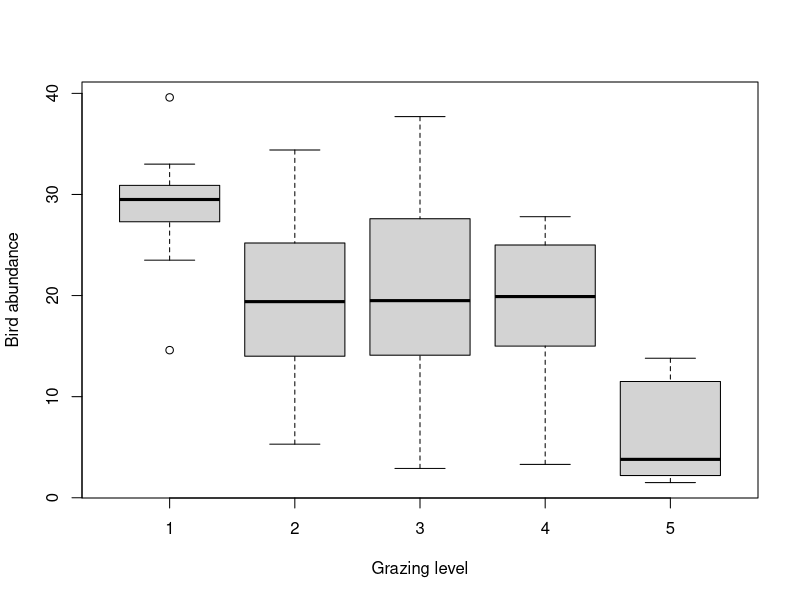
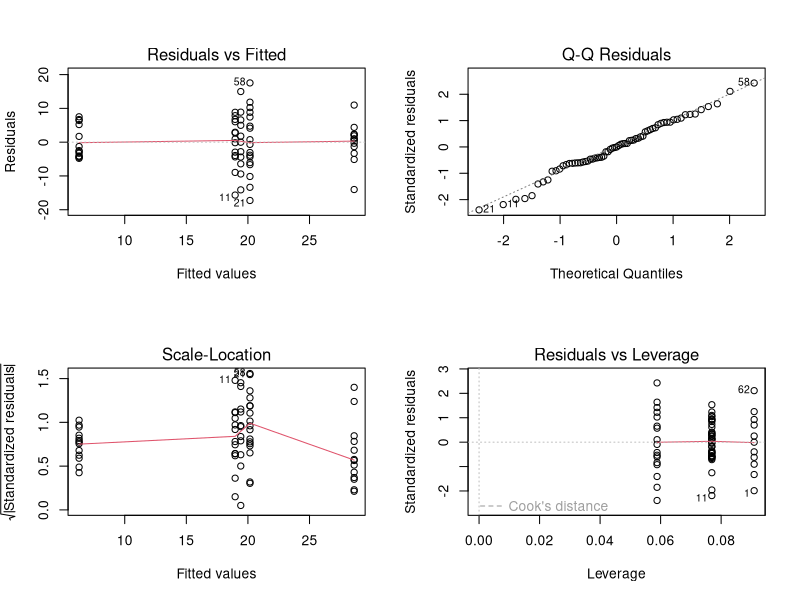
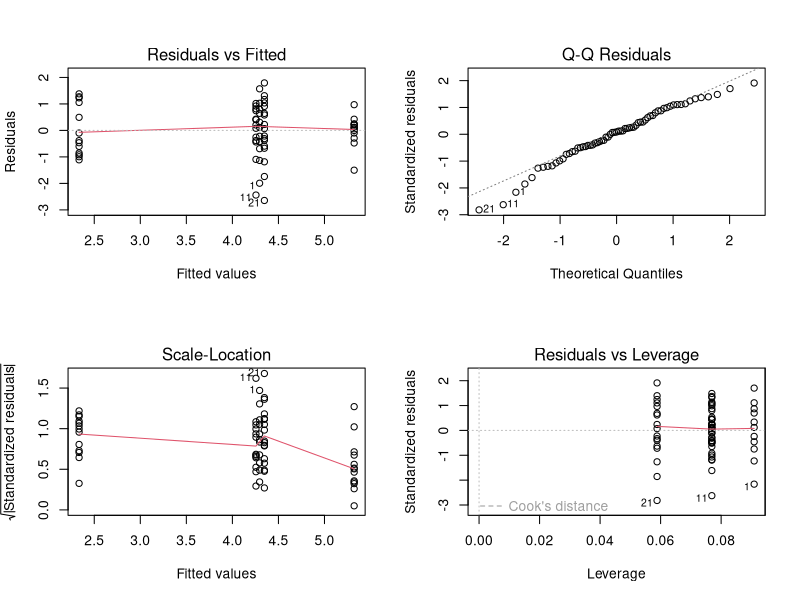
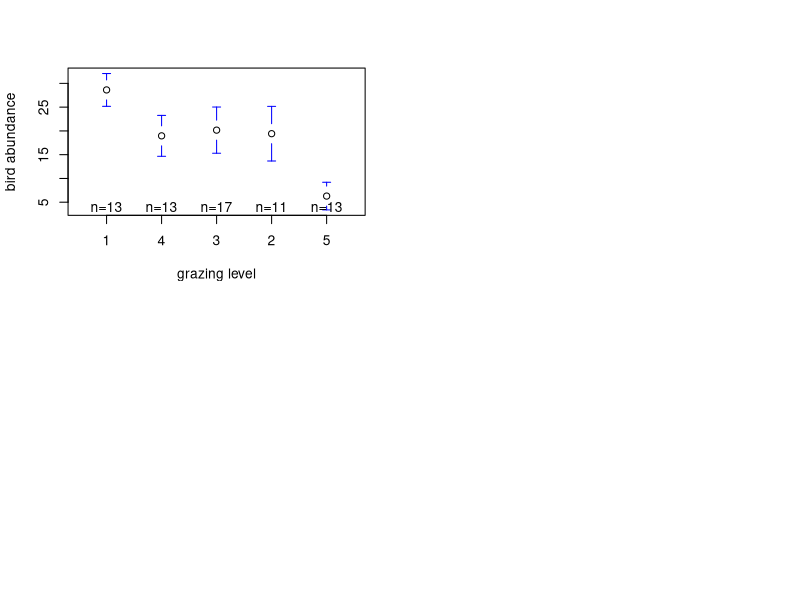
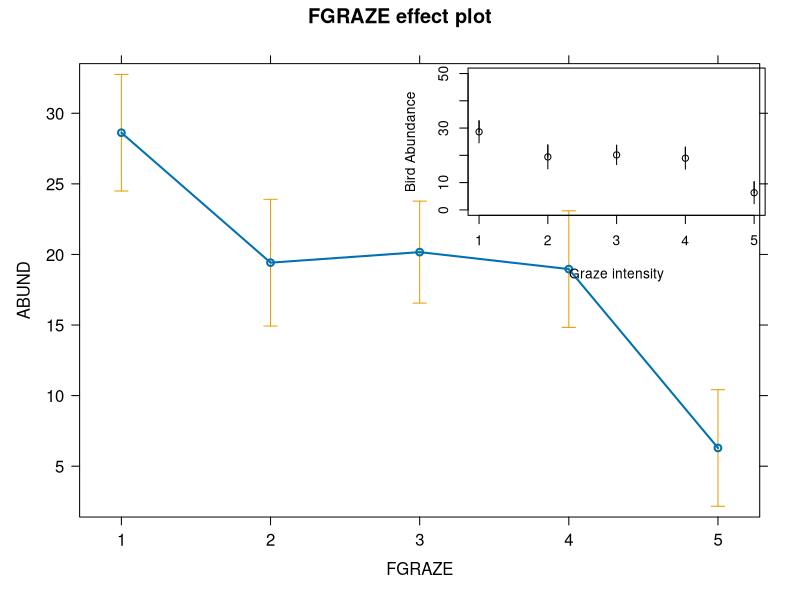

Reproduce these figures in R, in order.
## ---- chunk 1
knitr::opts_chunk$set(echo=TRUE, message = FALSE, warning = FALSE, eval = FALSE, cache = FALSE)
## ---- chunk 2
loyn <- read.table("./data/loyn.txt", header = TRUE)
str(loyn)
## ---- chunk 3
# create factor GRAZE as it was originally coded as an integer
loyn$FGRAZE <- factor(loyn$GRAZE)

# check this
class(loyn$FGRAZE)
## ---- chunk 4
boxplot(ABUND ~ FGRAZE, xlab = "Grazing level", ylab = "Bird abundance", data = loyn)

# mean bird abundance for each level of FGRAZE
tapply(loyn$ABUND, loyn$FGRAZE, mean, na.rm = TRUE)

# it looks from this plot and the table of means that the bird abundance is lowest for FGRAZE level 5 and 
# highest for level 1. The bird abundance for levels 2, 3 and 4 all look similar.
# so in terms of differences in ABUND between groups we might expect FGRAZE level 5 to be different from
# the other grazing intensity group and possibly FGRAZE level 1 to be different from graze level 2,3 and 4
# but this is not particularly clear. We might also expect there to be no differences between grazing 
# levels 2,3 and 4. 
## ---- chunk 5
birds.lm <- lm(ABUND ~ FGRAZE, data = loyn)
## ---- chunk 6
anova(birds.lm)

# null hypothesis : There is no difference in the mean bird abundance between the 
# five levels of grazing.
# the p value is very small therefore reject this null hypothesis. In other words
# there is a difference in the mean bird abundance between grazing intensity levels.

# for a report you might write something like:
# there was a significant difference in the mean abundance of birds between the five levels
# of grazing intensity (F_4,51 = 15.27, p < 0.0001)
## ---- chunk 7
summary(birds.lm)

# Here the intercept (baseline) is the mean abundance of birds for FGRAZE level 1.
# the null hypothesis for the intercept is that the intercept = 0.
# As the p value (p < 2e-16) is very small we reject this null hypothesis and conclude that the
# intercept is significantly different from 0. However, from a biological perspective this
# is not a particularly informative hypothesis to test.

# the remaining estimates are differences (contrasts) between each level and the 
# baseline. For example the FGRAZE2 estimate is - 6.67 and therefore there are 6.6 fewer 
# birds on average in graze level 2 compared to graze level 1. This difference is however 
# not significantly different from zero (p = 0.0537). 

# The difference between graze level 3 (FGRAZE3) and graze level 1 (intercept) is 
# -7.34 (7.34 fewer birds in graze 3 compared to graze 1). This difference is significantly 
# different from 0 (p = 0.013) and therefore the mean abundance of birds in graze level 1 is
# significantly different from graze level 1.

# The difference between graze level 4 (FGRAZE4) and graze level 1 (intercept) is 
# -8.05 (8.05 fewer birds in graze 4 compared to graze 1). This difference is significantly 
# different from 0 (p = 0.026) and therefore the mean abundance of birds in graze level 1 is
# significantly different from graze level 4.

# The difference between graze level 5 (FGRAZE5) and graze level 1 (intercept) is 
# -22.33 (22.33 fewer birds in graze 5 compared to graze 1). This difference is significantly 
# different from 0 (p = 6.85e-10) and therefore the mean abundance of birds in graze level 1 is
# significantly different from graze level 5.
## ---- chunk 8
# Set FGRAZE level 2 to be the intercept

loyn$FGRAZE <- relevel(loyn$FGRAZE, ref = "2")
birds.lm2 <- lm(ABUND ~ FGRAZE, data = loyn)
summary(birds.lm2)

# The intercept is now FGRAZE level 2, we can now compare between levels '2 and 3', '2 and 4', and '2 and 5'
# Also note that the rest of the model output (R^2, F, DF etc) is the same as the previous model (i.e. its 
# the same model we have just changed the intercept and therefore the contrasts).

loyn$FGRAZE <- relevel(loyn$FGRAZE, ref = "3")
birds.lm3 <- lm(ABUND ~ FGRAZE, data = loyn)
summary(birds.lm3)

# The intercept is now FGRAZE level 3, we can now compare between levels '3 and 4', 'and 3 and 5'

loyn$FGRAZE <- relevel(loyn$FGRAZE, ref = "4")
birds.lm4 <- lm(ABUND ~ FGRAZE, data = loyn)
summary(birds.lm4)

# The intercept is now FGRAZE level 4, we can now compare between levels '4 and 5'
## ---- chunk 9
# The multiple R-squared value is 0.545 and therefore 54.5% of
# the variation in ABUND is explained by FGRAZE
## ---- chunk 10
# first split the plotting device into 2 rows and 2 columns
par(mfrow = c(2,2))

# now create the residuals plots
plot(birds.lm)

# To test the normality of residuals assumption we use the Normal Q-Q plot. Although the majority of the residuals 
# lie along the 1:1 line there are five residuals which are all below the line resulting in reasonably substantial 
# negative residuals. This suggest that the model does not fit these observation very well.

# Looking at the homogeneity of variance assumption (Residuals vs Fitted and Scale-Location plot) you can see the 
# five columns of residuals corresponding to the fitted values for the five grazing levels. Again, things don't look 
# great. The spread for the lower fitted values (left side of the plot) is much narrower when compared to the other groups.
# This suggests that the homogeneity of variance assumption is not met (i.e. the variances are not the same). The same cluster
# of negative residuals we spotted in the Normal Q-Q plot also appears in the Residuals vs Fitted plot suggesting that it is
# these residuals that are responsible.

# The only real good news is that there doesn't appear to be any influential or unusual residuals as indicated in the 
# Residuals vs Leverage plot.  

# So what to do? You could go back and check the original field notebook data to see if a
# transcribing mistake has been made (seems unlikely and you dont have this luxury anyway). 
# You could also try applying a transformation (log or square root) on the ABUND variable, refit the model and 
# see if this improves things. 
# for example 

loyn$ABUND.SQRT <- sqrt(loyn$ABUND)
birds.lm.sqrt <- lm(ABUND.SQRT ~ FGRAZE, data = loyn)
par(mfrow = c(2,2))
plot(birds.lm.sqrt)

# Sadly this doesn't seemed to have improved things!

# Or finally, you can relax the assumption of equal variance and estimate a separate variance for each group using 
# generalised least squares. This is not something we will do on this course but will cover in BI5302!
## ---- chunk 11
# Using the gplots package, you may need to install this package first
# install.packages('gplots')

loyn$FGRAZE <- relevel(loyn$FGRAZE, ref = "1")
library(gplots)
plotmeans(ABUND ~ FGRAZE, xlab = "grazing level",
  ylab = "bird abundance", data = loyn, connect = FALSE)
## ---- chunk 12
# Using the effects package, you may need to install this package first
# install.packages('effects')

library(effects)
loyn.effects <- allEffects(birds.lm)
plot(loyn.effects,"FGRAZE")
## ---- chunk 13
# and finally using old faithful the predict function and base R graphics

my.data <- data.frame(FGRAZE = c("1", "2", "3", "4", "5"))
pred.vals <- predict(birds.lm, newdata = my.data, se.fit = TRUE)

# now plot these values

plot(1:5, seq(0, 50, length=5), type = "n", xlab = "Graze intensity", ylab = "Bird Abundance")
points(1:5, pred.vals$fit)
segments(1:5, pred.vals$fit, 1:5, pred.vals$fit - 1.96 * pred.vals$se.fit)
segments(1:5, pred.vals$fit, 1:5, pred.vals$fit + 1.96 * pred.vals$se.fit)
segments(1:5, pred.vals$fit, 1:5, pred.vals$fit + 1.96 * pred.vals$se.fit)
